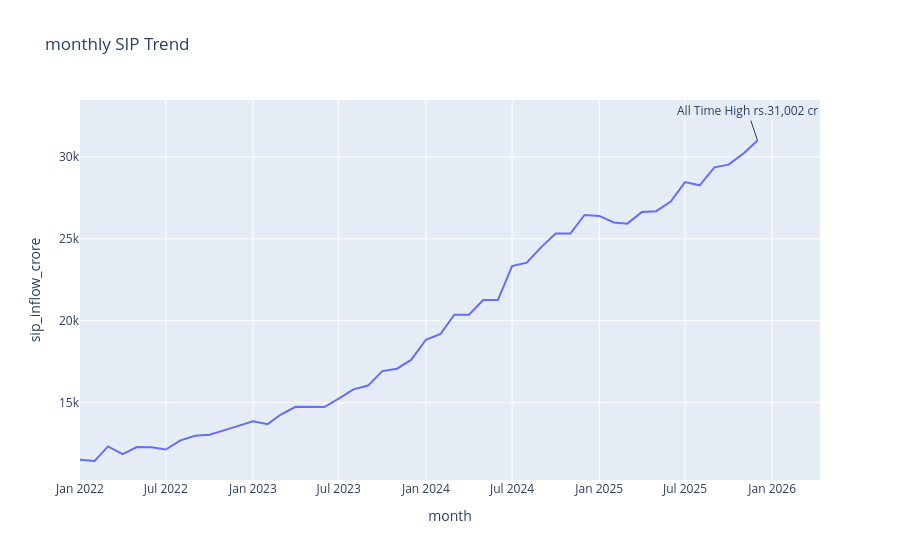

Notebook source saved alongside this figure:
### Code cell
sip = pd.read_csv("D:\\data\\04_monthly_sip_inflows.csv")
fig = pio.line(
    sip,
    x='month',
    y='sip_inflow_crore',
    title='monthly SIP Trend'
)
fig.add_annotation(
    x='2025-12',
    y=31002,
    text='All Time High rs.31,002 cr'
)
fig.show(renderer='browser')
fig.show()

### Figure 1 — Plotly figure (JSON) as saved in the notebook; plotly's stock layout.template omitted (floating-point values rounded to 4 significant figures)
{"data": [{"hovertemplate": "month=%{x}<br>sip_inflow_crore=%{y}<extra></extra>", "legendgroup": "", "line": {"color": "#636efa", "dash": "solid"}, "marker": {"symbol": "circle"}, "mode": "lines", "name": "", "orientation": "v", "showlegend": false, "type": "scatter", "x": ["2022-01", "2022-02", "2022-03", "2022-04", "2022-05", "2022-06", "2022-07", "2022-08", "2022-09", "2022-10", "2022-11", "2022-12", "2023-01", "2023-02", "2023-03", "2023-04", "2023-05", "2023-06", "2023-07", "2023-08", "2023-09", "2023-10", "2023-11", "2023-12", "2024-01", "2024-02", "2024-03", "2024-04", "2024-05", "2024-06", "2024-07", "2024-08", "2024-09", "2024-10", "2024-11", "2024-12", "2025-01", "2025-02", "2025-03", "2025-04", "2025-05", "2025-06", "2025-07", "2025-08", "2025-09", "2025-10", "2025-11", "2025-12"], "xaxis": "x", "y": [11517, 11438, 12328, 11863, 12286, 12276, 12140, 12694, 12976, 13040, 13306, 13573, 13856, 13687, 14276, 14749, 14749, 14734, 15245, 15814, 16042, 16928, 17073, 17610, 18838, 19187, 20371, 20371, 21262, 21262, 23332, 23547, 24509, 25323, 25320, 26459, 26400, 25999, 25926, 26632, 26688, 27274, 28464, 28265, 29361, 29529, 30200, 31002], "yaxis": "y"}], "layout": {"annotations": [{"text": "All Time High rs.31,002 cr", "x": "2025-12", "y": 31002}], "legend": {"tracegroupgap": 0}, "title": {"text": "monthly SIP Trend"}, "xaxis": {"anchor": "y", "domain": [0, 1], "title": {"text": "month"}}, "yaxis": {"anchor": "x", "domain": [0, 1], "title": {"text": "sip_inflow_crore"}}}}
